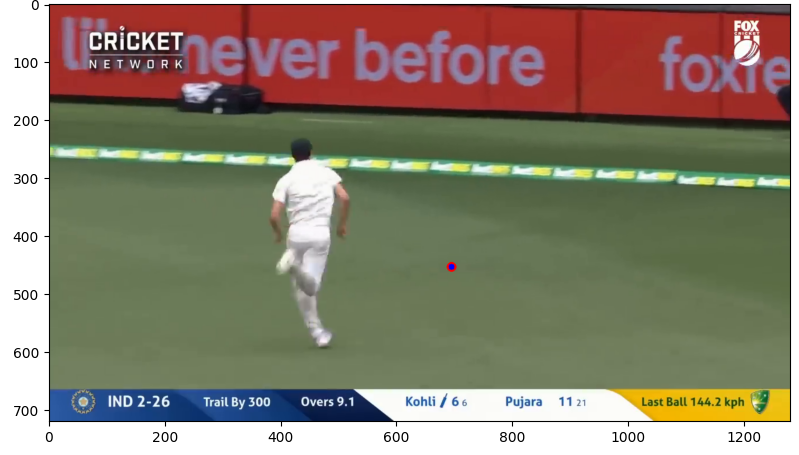
#> input picture download.png, 799 x 455 px, given in place of virat_test.mp4, which was not available
$ jupyter execute ColorObjectTracker.ipynb   (text cells are left out)
#> lines starting #> are read from the running program, lines starting #| are printed output that depends on the picture; pictures that were not available may be replaced by others from this repository, and a replacement may not be noted
[cell 1]
import cv2
import numpy as np
import matplotlib.pyplot as plt
import os
from collections import deque
from IPython.display import HTML, display

[cell 2]
INPUT_VIDEO = "/content/virat_test.mp4"
cap = cv2.VideoCapture(INPUT_VIDEO)
total_frames = int(cap.get(cv2.CAP_PROP_FRAME_COUNT))
width = int(cap.get(cv2.CAP_PROP_FRAME_WIDTH))
height = int(cap.get(cv2.CAP_PROP_FRAME_HEIGHT))
fps = cap.get(cv2.CAP_PROP_FPS)
cap.release()
print(f"Resolution : {width} * {height}")
print(f"FPS : {fps}")
print(f"Frames : {total_frames}")

[cell 3]
cap = cv2.VideoCapture(INPUT_VIDEO)
target_frame = int(total_frames * 0.065)
cap.set(cv2.CAP_PROP_POS_FRAMES, target_frame)
ret, sample_frame = cap.read()
#> sample_frame is the input picture: shape (455, 799, 3); mean B, G, R 109.5, 127.8, 137.3
cap.release()
if not ret:
  print("not started")
else:
  img_rgb = cv2.cvtColor(sample_frame, cv2.COLOR_BGR2RGB)
  plt.imshow(img_rgb)
#> (this line was passed over: IPython is not available in this run)
  plt.show()

[cell 4]
#Blurring the sampling frame
blurred = cv2.GaussianBlur(sample_frame, (11,11), 0)
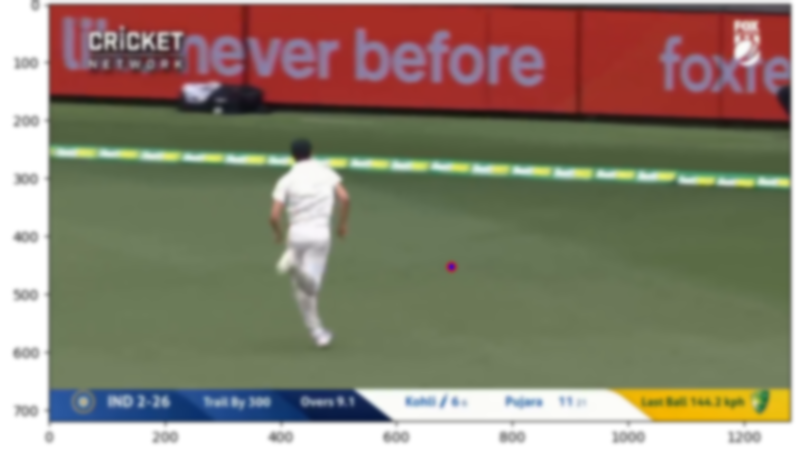
#> blurred: shape (455, 799, 3); mean B, G, R 109.5, 127.7, 137.3
#converting BGR frame to HSV
hsv = cv2.cvtColor(blurred, cv2.COLOR_BGR2HSV)
#> hsv: shape (455, 799, 3); mean H, S, V 45.2, 81.5, 148.6
h, s, v = cv2.split(hsv)
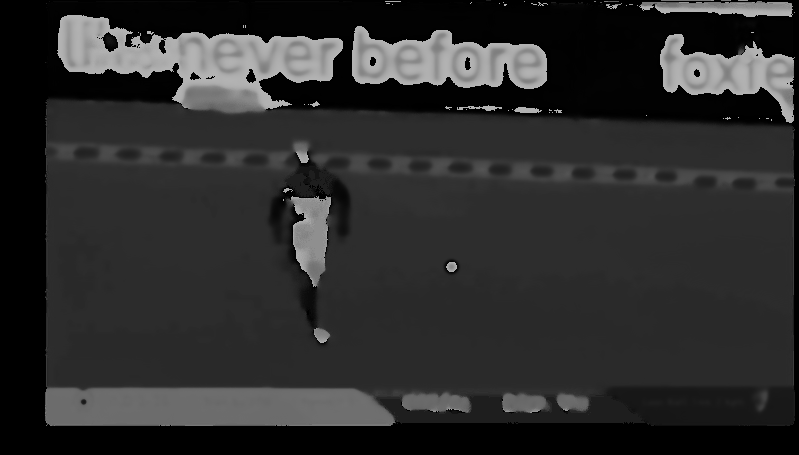
#> h: shape (455, 799); min 0, max 179, mean 45.2
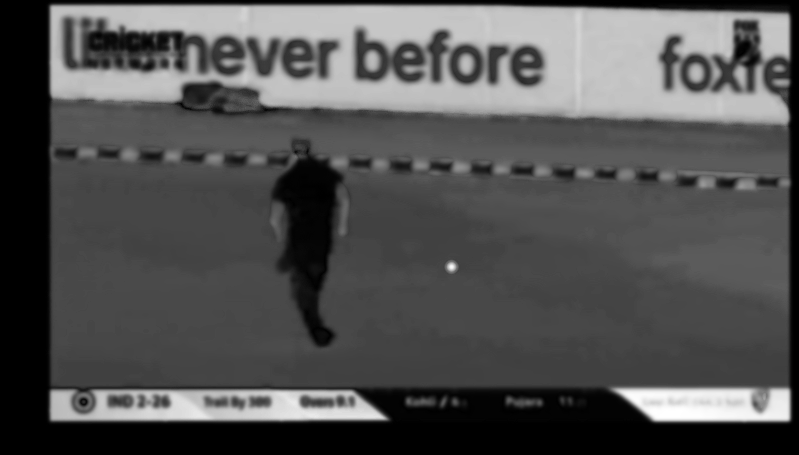
#> s: shape (455, 799); min 0, max 255, mean 81.5
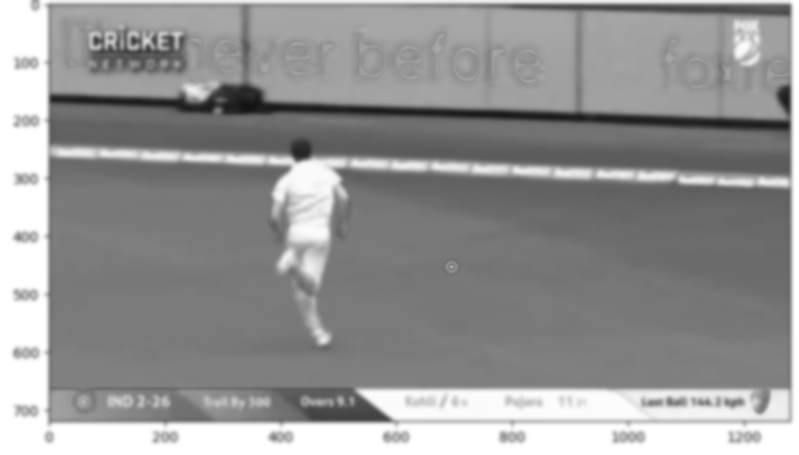
#> v: shape (455, 799); min 19, max 255, mean 148.6

#Frame visualization
plt.figure(figsize=(12,8))
#> (this line was passed over: IPython is not available in this run)

plt.subplot(2, 2, 1)
#> (this line was passed over: IPython is not available in this run)
plt.imshow(img_rgb)
#> (this line was passed over: IPython is not available in this run)
plt.title("Orignal frame RGB")
#> (this line was passed over: IPython is not available in this run)

plt.subplot(2, 2, 2)
#> (this line was passed over: IPython is not available in this run)
plt.imshow(h)
#> (this line was passed over: IPython is not available in this run)
plt.title("hue image frame")

plt.subplot(2, 2, 3)
plt.imshow(s)
plt.title("Saturation image frame")

plt.subplot(2, 2, 4)
plt.imshow(v)
plt.title("value image frame")
